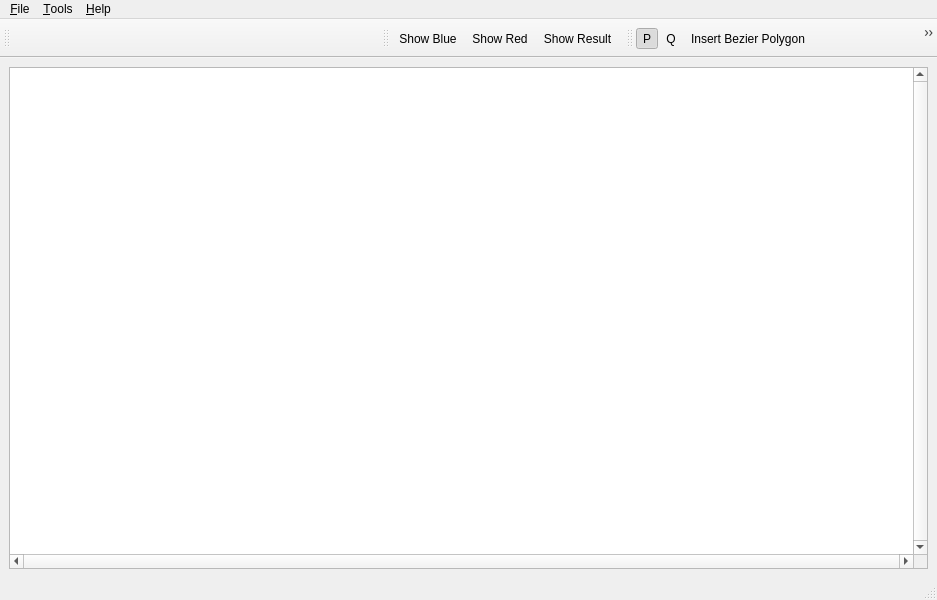
<?xml version="1.0" encoding="UTF-8"?>
<ui version="4.0">
 <author>GeometryFactory</author>
 <class>Boolean_operations_2</class>
 <widget class="QMainWindow" name="Boolean_operations_2">
  <property name="geometry">
   <rect>
    <x>0</x>
    <y>0</y>
    <width>937</width>
    <height>600</height>
   </rect>
  </property>
  <property name="windowTitle">
   <string>Boolean operations on polygons</string>
  </property>
  <property name="windowIcon">
   <iconset>
    <normaloff>:/cgal/logos/cgal_icon</normaloff>:/cgal/logos/cgal_icon</iconset>
  </property>
  <widget class="QWidget" name="centralwidget">
   <layout class="QGridLayout">
    <item row="0" column="0">
     <widget class="QGraphicsView" name="graphicsView">
      <property name="focusPolicy">
       <enum>Qt::StrongFocus</enum>
      </property>
      <property name="verticalScrollBarPolicy">
       <enum>Qt::ScrollBarAlwaysOn</enum>
      </property>
      <property name="horizontalScrollBarPolicy">
       <enum>Qt::ScrollBarAlwaysOn</enum>
      </property>
      <property name="transformationAnchor">
       <enum>QGraphicsView::NoAnchor</enum>
      </property>
     </widget>
    </item>
   </layout>
  </widget>
  <widget class="QMenuBar" name="menubar">
   <property name="geometry">
    <rect>
     <x>0</x>
     <y>0</y>
     <width>937</width>
     <height>26</height>
    </rect>
   </property>
   <widget class="QMenu" name="menuFile">
    <property name="title">
     <string>&amp;File</string>
    </property>
    <addaction name="actionNew"/>
    <addaction name="separator"/>
    <addaction name="actionOpenLinear"/>
    <addaction name="actionOpenDXF"/>
    <addaction name="actionOpenBezier"/>
    <addaction name="separator"/>
    <addaction name="actionSaveBlue"/>
    <addaction name="actionSaveRed"/>
    <addaction name="actionSaveResult"/>
    <addaction name="separator"/>
    <addaction name="actionQuit"/>
   </widget>
   <widget class="QMenu" name="menuTools">
    <property name="title">
     <string>&amp;Tools</string>
    </property>
    <addaction name="actionInsertBezier"/>
    <addaction name="actionInsertCircular"/>
    <addaction name="separator"/>
    <addaction name="actionShowBlue"/>
    <addaction name="actionShowRed"/>
    <addaction name="actionShowResult"/>
    <addaction name="separator"/>
    <addaction name="actionRecenter"/>
   </widget>
   <widget class="QMenu" name="menuHelp">
    <property name="title">
     <string>&amp;Help</string>
    </property>
   </widget>
   <addaction name="menuFile"/>
   <addaction name="menuTools"/>
   <addaction name="menuHelp"/>
  </widget>
  <widget class="QToolBar" name="operationsToolBar">
   <property name="windowTitle">
    <string>Operation Tools</string>
   </property>
   <attribute name="toolBarArea">
    <enum>TopToolBarArea</enum>
   </attribute>
   <attribute name="toolBarBreak">
    <bool>false</bool>
   </attribute>
   <addaction name="actionIntersection"/>
   <addaction name="actionUnion"/>
   <addaction name="actionBlueMinusRed"/>
   <addaction name="actionRedMinusBlue"/>
   <addaction name="actionSymmDiff"/>
   <addaction name="actionBlueComplement"/>
   <addaction name="actionRedComplement"/>
   <addaction name="actionAllBlue"/>
   <addaction name="actionAllRed"/>
   <addaction name="actionDeleteBlue"/>
   <addaction name="actionDeleteRed"/>
  </widget>
  <widget class="QStatusBar" name="statusbar"/>
  <widget class="QToolBar" name="viewToolBar">
   <property name="windowTitle">
    <string>toolBar</string>
   </property>
   <attribute name="toolBarArea">
    <enum>TopToolBarArea</enum>
   </attribute>
   <attribute name="toolBarBreak">
    <bool>false</bool>
   </attribute>
   <addaction name="actionShowBlue"/>
   <addaction name="actionShowRed"/>
   <addaction name="actionShowResult"/>
  </widget>
  <widget class="QToolBar" name="inputToolBar">
   <property name="windowTitle">
    <string>toolBar</string>
   </property>
   <attribute name="toolBarArea">
    <enum>TopToolBarArea</enum>
   </attribute>
   <attribute name="toolBarBreak">
    <bool>false</bool>
   </attribute>
   <addaction name="actionInsertInP"/>
   <addaction name="actionInsertInQ"/>
   <addaction name="actionInsertBezier"/>
   <addaction name="actionInsertCircular"/>
   <addaction name="actionInsertLinear"/>
  </widget>
  <action name="actionNew">
   <property name="icon">
    <iconset>
     <normaloff>:/cgal/fileToolbar/fileNew.png</normaloff>:/cgal/fileToolbar/fileNew.png</iconset>
   </property>
   <property name="text">
    <string>&amp;New</string>
   </property>
  </action>
  <action name="actionOpenLinear">
   <property name="icon">
    <iconset>
     <normaloff>:/cgal/fileToolbar/fileOpen.png</normaloff>:/cgal/fileToolbar/fileOpen.png</iconset>
   </property>
   <property name="text">
    <string>&amp;Open Linear Polygon</string>
   </property>
  </action>
  <action name="actionOpenDXF">
   <property name="icon">
    <iconset>
     <normaloff>:/cgal/fileToolbar/fileOpen.png</normaloff>:/cgal/fileToolbar/fileOpen.png</iconset>
   </property>
   <property name="text">
    <string>&amp;Open DXF</string>
   </property>
  </action>
  <action name="actionOpenBezier">
   <property name="icon">
    <iconset>
     <normaloff>:/cgal/fileToolbar/fileOpen.png</normaloff>:/cgal/fileToolbar/fileOpen.png</iconset>
   </property>
   <property name="text">
    <string>&amp;Open Bezier Polygon</string>
   </property>
  </action>
  <action name="actionSaveBlue">
   <property name="icon">
    <iconset>
     <normaloff>:/cgal/fileToolbar/fileSave.png</normaloff>:/cgal/fileToolbar/fileSave.png</iconset>
   </property>
   <property name="text">
    <string>&amp;Save 'P' Set</string>
   </property>
  </action>
  <action name="actionSaveRed">
   <property name="icon">
    <iconset>
     <normaloff>:/cgal/fileToolbar/fileSave.png</normaloff>:/cgal/fileToolbar/fileSave.png</iconset>
   </property>
   <property name="text">
    <string>&amp;Save 'Q' Set</string>
   </property>
  </action>
  <action name="actionSaveResult">
   <property name="icon">
    <iconset>
     <normaloff>:/cgal/fileToolbar/fileSave.png</normaloff>:/cgal/fileToolbar/fileSave.png</iconset>
   </property>
   <property name="text">
    <string>&amp;Save Result Set</string>
   </property>
  </action>
  <action name="actionQuit">
   <property name="text">
    <string>&amp;Quit</string>
   </property>
   <property name="shortcut">
    <string>Ctrl+Q</string>
   </property>
  </action>
  <action name="actionHowTo">
   <property name="text">
    <string>How To</string>
   </property>
   <property name="shortcut">
    <string>F1</string>
   </property>
  </action>
  <action name="actionAbout">
   <property name="text">
    <string>&amp;About</string>
   </property>
  </action>
  <action name="actionAboutCGAL">
   <property name="text">
    <string>About &amp;CGAL</string>
   </property>
  </action>
  <action name="actionMakeBlueActive">
   <property name="text">
    <string>Blue</string>
   </property>
  </action>
  <action name="actionMakeRedActive">
   <property name="text">
    <string>Red</string>
   </property>
  </action>
  <action name="actionInsertBezier">
   <property name="checkable">
    <bool>true</bool>
   </property>
   <property name="checked">
    <bool>false</bool>
   </property>
   <property name="icon">
    <iconset resource="boolean_operations_2.qrc">
     <normaloff>:/cgal/Actions/icons/insert_bezier.xpm</normaloff>:/cgal/Actions/icons/insert_bezier.xpm</iconset>
   </property>
   <property name="text">
    <string>Insert Bezier Polygon</string>
   </property>
   <property name="toolTip">
    <string>Insert Bezier Polygon</string>
   </property>
  </action>
  <action name="actionInsertCircular">
   <property name="checkable">
    <bool>true</bool>
   </property>
   <property name="checked">
    <bool>false</bool>
   </property>
   <property name="icon">
    <iconset resource="boolean_operations_2.qrc">
     <normaloff>:/cgal/Actions/icons/insert_polygon.xpm</normaloff>:/cgal/Actions/icons/insert_polygon.xpm</iconset>
   </property>
   <property name="text">
    <string>Insert Circular Polygon</string>
   </property>
   <property name="toolTip">
    <string>Insert Circular Polygon</string>
   </property>
  </action>
  <action name="actionInsertCircle">
   <property name="checkable">
    <bool>true</bool>
   </property>
   <property name="checked">
    <bool>false</bool>
   </property>
   <property name="icon">
    <iconset resource="boolean_operations_2.qrc">
     <normaloff>:/cgal/Actions/icons/insert_circle.xpm</normaloff>:/cgal/Actions/icons/insert_circle.xpm</iconset>
   </property>
   <property name="toolTip">
    <string>Insert Circule</string>
   </property>
  </action>
  <action name="actionIntersection">
   <property name="icon">
    <iconset resource="boolean_operations_2.qrc">
     <normaloff>:/cgal/Actions/icons/intersection.xpm</normaloff>:/cgal/Actions/icons/intersection.xpm</iconset>
   </property>
   <property name="toolTip">
    <string>Intersection</string>
   </property>
  </action>
  <action name="actionUnion">
   <property name="icon">
    <iconset resource="boolean_operations_2.qrc">
     <normaloff>:/cgal/Actions/icons/union.xpm</normaloff>:/cgal/Actions/icons/union.xpm</iconset>
   </property>
   <property name="toolTip">
    <string>Union</string>
   </property>
  </action>
  <action name="actionBlueMinusRed">
   <property name="icon">
    <iconset resource="boolean_operations_2.qrc">
     <normaloff>:/cgal/Actions/icons/diff_PQ.xpm</normaloff>:/cgal/Actions/icons/diff_PQ.xpm</iconset>
   </property>
   <property name="toolTip">
    <string>Difference between Blue and Red</string>
   </property>
  </action>
  <action name="actionRedMinusBlue">
   <property name="icon">
    <iconset resource="boolean_operations_2.qrc">
     <normaloff>:/cgal/Actions/icons/diff_QP.xpm</normaloff>:/cgal/Actions/icons/diff_QP.xpm</iconset>
   </property>
   <property name="toolTip">
    <string>Difference between Red and Blue</string>
   </property>
  </action>
  <action name="actionSymmDiff">
   <property name="icon">
    <iconset resource="boolean_operations_2.qrc">
     <normaloff>:/cgal/Actions/icons/symm_diff.xpm</normaloff>:/cgal/Actions/icons/symm_diff.xpm</iconset>
   </property>
   <property name="toolTip">
    <string>Symmetric Difference</string>
   </property>
  </action>
  <action name="actionMinkowskiSum">
   <property name="icon">
    <iconset resource="boolean_operations_2.qrc">
     <normaloff>:/cgal/Actions/icons/mink_sum.xpm</normaloff>:/cgal/Actions/icons/mink_sum.xpm</iconset>
   </property>
   <property name="toolTip">
    <string>Minkowski Sum</string>
   </property>
  </action>
  <action name="actionBlueComplement">
   <property name="icon">
    <iconset resource="boolean_operations_2.qrc">
     <normaloff>:/cgal/Actions/icons/comp_P.xpm</normaloff>:/cgal/Actions/icons/comp_P.xpm</iconset>
   </property>
   <property name="toolTip">
    <string>Blue Complement</string>
   </property>
  </action>
  <action name="actionRedComplement">
   <property name="icon">
    <iconset resource="boolean_operations_2.qrc">
     <normaloff>:/cgal/Actions/icons/comp_Q.xpm</normaloff>:/cgal/Actions/icons/comp_Q.xpm</iconset>
   </property>
   <property name="toolTip">
    <string>Red Complement</string>
   </property>
  </action>
  <action name="actionAllBlue">
   <property name="icon">
    <iconset resource="boolean_operations_2.qrc">
     <normaloff>:/cgal/Actions/icons/make_P.xpm</normaloff>:/cgal/Actions/icons/make_P.xpm</iconset>
   </property>
   <property name="toolTip">
    <string>Make result Blue</string>
   </property>
  </action>
  <action name="actionAllRed">
   <property name="icon">
    <iconset resource="boolean_operations_2.qrc">
     <normaloff>:/cgal/Actions/icons/make_Q.xpm</normaloff>:/cgal/Actions/icons/make_Q.xpm</iconset>
   </property>
   <property name="toolTip">
    <string>Make result Red</string>
   </property>
  </action>
  <action name="actionDeleteBlue">
   <property name="icon">
    <iconset resource="boolean_operations_2.qrc">
     <normaloff>:/cgal/Actions/icons/del_P.xpm</normaloff>:/cgal/Actions/icons/del_P.xpm</iconset>
   </property>
   <property name="toolTip">
    <string>Delete Blue</string>
   </property>
  </action>
  <action name="actionDeleteRed">
   <property name="icon">
    <iconset resource="boolean_operations_2.qrc">
     <normaloff>:/cgal/Actions/icons/del_Q.xpm</normaloff>:/cgal/Actions/icons/del_Q.xpm</iconset>
   </property>
   <property name="toolTip">
    <string>Delete Red</string>
   </property>
  </action>
  <action name="actionShowBlue">
   <property name="checkable">
    <bool>true</bool>
   </property>
   <property name="checked">
    <bool>false</bool>
   </property>
   <property name="text">
    <string>Show Blue</string>
   </property>
  </action>
  <action name="actionShowRed">
   <property name="checkable">
    <bool>true</bool>
   </property>
   <property name="checked">
    <bool>false</bool>
   </property>
   <property name="text">
    <string>Show Red</string>
   </property>
  </action>
  <action name="actionShowResult">
   <property name="checkable">
    <bool>true</bool>
   </property>
   <property name="checked">
    <bool>false</bool>
   </property>
   <property name="text">
    <string>Show Result</string>
   </property>
  </action>
  <action name="actionRecenter">
   <property name="icon">
    <iconset resource="boolean_operations_2.qrc">
     <normaloff>:/cgal/Input/zoom-best-fit</normaloff>:/cgal/Input/zoom-best-fit</iconset>
   </property>
   <property name="text">
    <string>Re&amp;center the viewport</string>
   </property>
   <property name="shortcut">
    <string>Ctrl+R</string>
   </property>
  </action>
  <action name="actionInsertLinear">
   <property name="checkable">
    <bool>true</bool>
   </property>
   <property name="text">
    <string>Insert Segment</string>
   </property>
  </action>
  <action name="actionInsertInP">
   <property name="checkable">
    <bool>true</bool>
   </property>
   <property name="checked">
    <bool>true</bool>
   </property>
   <property name="text">
    <string>P</string>
   </property>
  </action>
  <action name="actionInsertInQ">
   <property name="checkable">
    <bool>true</bool>
   </property>
   <property name="text">
    <string>Q</string>
   </property>
  </action>
 </widget>
 <resources>
  <include location="boolean_operations_2.qrc"/>
 </resources>
 <connections/>
</ui>
